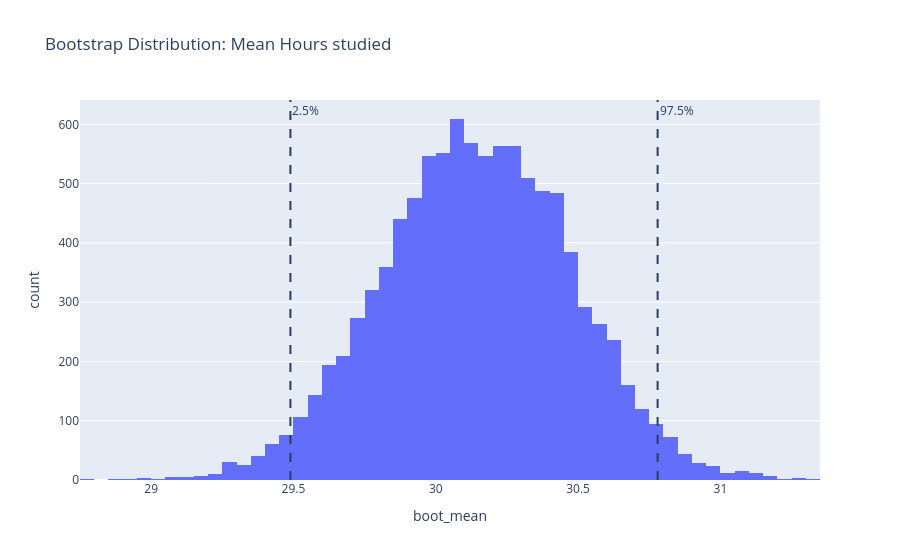
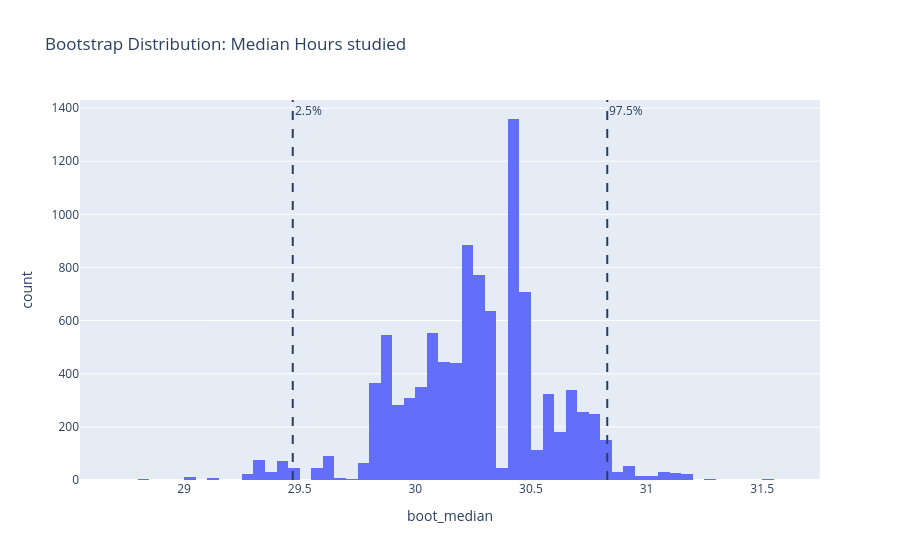

The notebook cell saved with these charts, in order:
### Markdown cell above
The 95th percentile CI tends to be wider than the median CI because the median is estimated from the middle of the data, where there are many observations around it. The 95th percentile is estimated from the extreme upper end of the data, where there are fewer observations, so the estimate is more uncertain and its confidence interval is wider.

### Code cell
import plotly.express as px

bootstrap_df = pd.DataFrame({
    "boot_mean": boot_means,
    "boot_median": boot_medians,

})

fig_mean = px.histogram(
    bootstrap_df,
    x="boot_mean",
    nbins=100,
    title="Bootstrap Distribution: Mean Hours studied",

)
fig_mean.add_vline(x=ci_mean[0], line_dash="dash", annotation_text="2.5%")
fig_mean.add_vline(x=ci_mean[1], line_dash="dash", annotation_text="97.5%")
fig_mean.show()

fig_median = px.histogram(
    bootstrap_df,
    x="boot_median",
    nbins=100,
    title="Bootstrap Distribution: Median Hours studied",
)
fig_median.add_vline(x=ci_median[0], line_dash="dash", annotation_text="2.5%")
fig_median.add_vline(x=ci_median[1], line_dash="dash", annotation_text="97.5%")
fig_median.show()

### Figure 1 — Plotly figure (JSON) as saved in the notebook; plotly's stock layout.template omitted (floating-point values rounded to 4 significant figures; data arrays with more than 128 entries replaced by an {"elided": "..."} marker saying what was removed)
{"data": [{"bingroup": "x", "hovertemplate": "boot_mean=%{x}<br>count=%{y}<extra></extra>", "legendgroup": "", "marker": {"color": "#636efa", "pattern": {"shape": ""}}, "name": "", "nbinsx": 100, "orientation": "v", "showlegend": false, "type": "histogram", "x": {"elided": "10000 float values"}, "xaxis": "x", "yaxis": "y"}], "layout": {"annotations": [{"showarrow": false, "text": "2.5%", "x": 29.49, "xanchor": "left", "xref": "x", "y": 1, "yanchor": "top", "yref": "y domain"}, {"showarrow": false, "text": "97.5%", "x": 30.78, "xanchor": "left", "xref": "x", "y": 1, "yanchor": "top", "yref": "y domain"}], "barmode": "relative", "legend": {"tracegroupgap": 0}, "shapes": [{"line": {"dash": "dash"}, "type": "line", "x0": 29.49, "x1": 29.49, "xref": "x", "y0": 0, "y1": 1, "yref": "y domain"}, {"line": {"dash": "dash"}, "type": "line", "x0": 30.78, "x1": 30.78, "xref": "x", "y0": 0, "y1": 1, "yref": "y domain"}], "title": {"text": "Bootstrap Distribution: Mean Hours studied"}, "xaxis": {"anchor": "y", "domain": [0, 1], "title": {"text": "boot_mean"}}, "yaxis": {"anchor": "x", "domain": [0, 1], "title": {"text": "count"}}}}

### Figure 2 — Plotly figure (JSON) as saved in the notebook; plotly's stock layout.template omitted (floating-point values rounded to 4 significant figures; data arrays with more than 128 entries replaced by an {"elided": "..."} marker saying what was removed)
{"data": [{"bingroup": "x", "hovertemplate": "boot_median=%{x}<br>count=%{y}<extra></extra>", "legendgroup": "", "marker": {"color": "#636efa", "pattern": {"shape": ""}}, "name": "", "nbinsx": 100, "orientation": "v", "showlegend": false, "type": "histogram", "x": {"elided": "10000 float values"}, "xaxis": "x", "yaxis": "y"}], "layout": {"annotations": [{"showarrow": false, "text": "2.5%", "x": 29.47, "xanchor": "left", "xref": "x", "y": 1, "yanchor": "top", "yref": "y domain"}, {"showarrow": false, "text": "97.5%", "x": 30.83, "xanchor": "left", "xref": "x", "y": 1, "yanchor": "top", "yref": "y domain"}], "barmode": "relative", "legend": {"tracegroupgap": 0}, "shapes": [{"line": {"dash": "dash"}, "type": "line", "x0": 29.47, "x1": 29.47, "xref": "x", "y0": 0, "y1": 1, "yref": "y domain"}, {"line": {"dash": "dash"}, "type": "line", "x0": 30.83, "x1": 30.83, "xref": "x", "y0": 0, "y1": 1, "yref": "y domain"}], "title": {"text": "Bootstrap Distribution: Median Hours studied"}, "xaxis": {"anchor": "y", "domain": [0, 1], "title": {"text": "boot_median"}}, "yaxis": {"anchor": "x", "domain": [0, 1], "title": {"text": "count"}}}}
